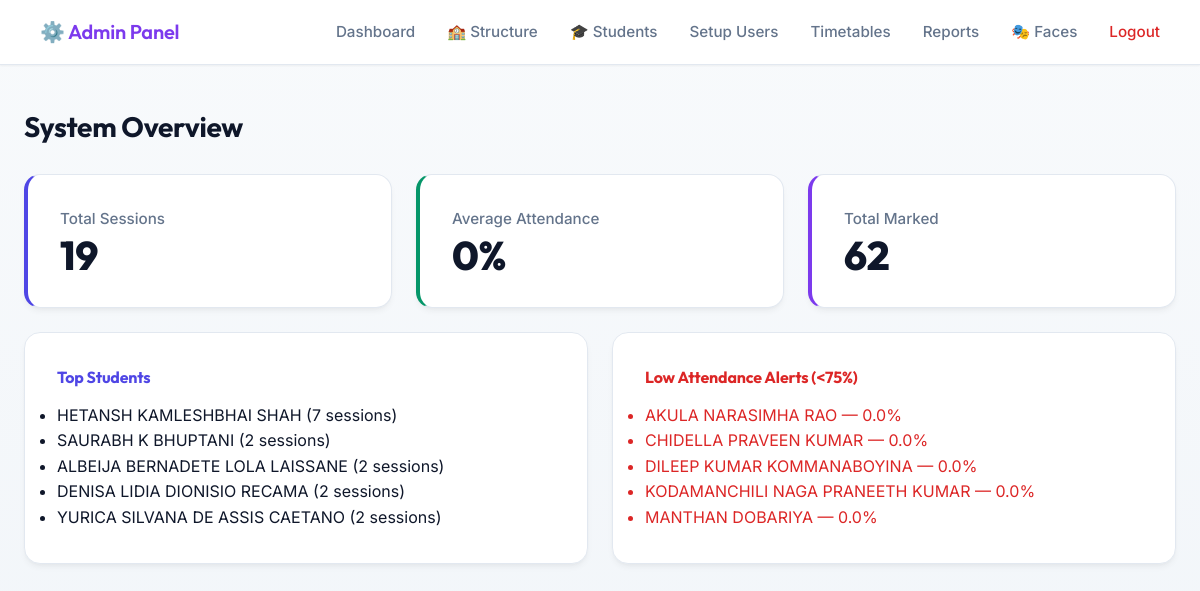
/admin (signed in), run on the app's committed database.
### tables this page shows
CREATE TABLE students (
                id INTEGER PRIMARY KEY AUTOINCREMENT,
                student_id TEXT UNIQUE NOT NULL,
                name TEXT NOT NULL,
                email TEXT UNIQUE NOT NULL,
                department TEXT NOT NULL,
                created_at TIMESTAMP DEFAULT CURRENT_TIMESTAMP,
                is_active BOOLEAN DEFAULT 1
            , class_id INTEGER, batch_id INTEGER, roll_number TEXT, phone TEXT, face_pid TEXT, gr_number TEXT, enrollment_number TEXT);

### app.py (the view)
    def wrap(*args, **kwargs):
        if not session.get("admin_logged_in"):
            return redirect(url_for("admin_login"))
        return f(*args, **kwargs)

### app.py (called while the page is built)
def admin_required(f):
    def wrap(*args, **kwargs):
        if not session.get("admin_logged_in"):
            return redirect(url_for("admin_login"))
        return f(*args, **kwargs)
    wrap.__name__ = f.__name__
    return wrap

@app.route("/admin")
@admin_required
def admin_dashboard():
    stats = analytics_service.get_system_statistics()
    return render_template("admin_dashboard.html", stats=stats)

### database.py (called while the page is built)
    def connect(self):
        self.conn   = sqlite3.connect(DB_PATH)
        self.conn.row_factory = sqlite3.Row
        self.cursor = self.conn.cursor()

    def disconnect(self):
        if self.conn:
            self.conn.close()
            self.conn   = None
            self.cursor = None

### templates/admin_dashboard.html (shortened to what this page needs)
{% extends "admin_base.html" %}
{% block content %}
<h2>System Overview</h2>
<div class="grid-cards">
    <div class="stat-card stat-blue">
        <p>Total Sessions</p>
        <h3>{{ stats.total_sessions }}</h3>
    </div>
    <div class="stat-card stat-green">
        <p>Average Attendance</p>
        <h3>{{ stats.average_attendance|round(1) }}%</h3>
    </div>
    <div class="stat-card stat-purple">
        <p>Total Marked</p>
        <h3>{{ stats.total_marked }}</h3>
    </div>
</div>
<div class="grid-cards">
    <div class="stat-card" style="text-align: left;">
        <h4 style="color: var(--accent-blue);">Top Students</h4>
        <ul>
            {% for name, count in stats.top_students %}
                <li>{{ name }} ({{ count }} sessions)</li>
            {% else %}
                <li style="color: var(--text-muted);">No data yet</li>
            {% endfor %}
        </ul>
    </div>
    <div class="stat-card" style="text-align: left;">
        <h4 style="color: var(--accent-red);">Low Attendance Alerts (<75%)</h4>
        <ul>
            {% for name, rate in stats.low_attendance_students %}
                <li style="color: var(--accent-red);">{{ name }} — {{ rate|round(1) }}%</li>
            {% else %}
                <li style="color: var(--accent-green);">All good!</li>
            {% endfor %}
        </ul>
    </div>
</div>
{% endblock %}

### templates/admin_base.html (shortened to what this page needs)
<!DOCTYPE html>
<html lang="en">
<head>
    <link rel="stylesheet" href="{{ url_for('static', filename='css/styles.css') }}">
</head>
<body>
    <nav class="navbar">
        <div class="nav-brand" style="font-size: 1.25rem; font-weight: 600; color: var(--accent-purple);">
            ⚙️ Admin Panel
        </div>
        <div class="nav-links">
            <a href="{{ url_for('admin_dashboard') }}">Dashboard</a>
            <a href="{{ url_for('admin_structure') }}">🏫 Structure</a>
            <a href="{{ url_for('admin_students') }}">🎓 Students</a>
            <a href="{{ url_for('admin_setup') }}">Setup Users</a>
            <a href="{{ url_for('admin_timetables') }}">Timetables</a>
            <a href="{{ url_for('admin_reports') }}">Reports</a>
            <a href="{{ url_for('admin_faces') }}">🎭 Faces</a>
            <a href="{{ url_for('admin_logout') }}" style="color: var(--accent-red); margin-left: 2rem;">Logout</a>
        </div>
    </nav>
    <div class="container">
        {% block content %}{% endblock %}
    </div>
</body>
</html>

### static/css/styles.css (style rules this page uses)
:root { --bg-primary: #f8fafc; --bg-color-gradient: linear-gradient(180deg, #f8fafc 0%, #f1f5f9 100%); --bg-card: #ffffff; --bg-hover: #f1f5f9; --border-color: #e2e8f0; --border-light: #cbd5e1; --text-primary: #0f172a; --text-muted: #64748b; --text-inverse: #ffffff; --accent-blue: #4f46e5; --accent-blue-hover: #4338ca; --accent-green: #059669; --accent-green-hover: #047857; --accent-red: #dc2626; --accent-red-hover: #b91c1c; --accent-purple: #7c3aed; --accent-gold: #d97706; --shadow-sm: 0 1px 2px 0 rgba(0, 0, 0, 0.05); --shadow-md: 0 4px 6px -1px rgba(0, 0, 0, 0.05), 0 2px 4px -1px rgba(0, 0, 0, 0.03); --shadow-lg: 0 10px 15px -3px rgba(0, 0, 0, 0.08), 0 4px 6px -2px rgba(0, 0, 0, 0.04); --radius-md: 10px; --radius-lg: 16px; --radius-full: 9999px; --transition-fast: 0.15s ease-in-out; --transition-smooth: 0.3s cubic-bezier(0.4, 0, 0.2, 1); }
* { box-sizing: border-box; margin: 0; padding: 0; }
body { font-family: 'Inter', system-ui, -apple-system, sans-serif; background-color: var(--bg-primary); background-image: var(--bg-color-gradient); background-attachment: fixed; color: var(--text-primary); line-height: 1.6; min-height: 100vh; display: flex; flex-direction: column; -webkit-font-smoothing: antialiased; -moz-osx-font-smoothing: grayscale; }
h1, h2, h3, h4, .nav-brand { font-family: 'Outfit', 'Inter', sans-serif; font-weight: 700; letter-spacing: -0.01em; color: var(--text-primary); margin-bottom: 0.75rem; }
h2 { font-size: 1.75rem; }
h3 { font-size: 1.25rem; }
p { margin-bottom: 1rem; color: var(--text-muted); }
.container { max-width: 1200px; margin: 0 auto; padding: 2.5rem 1.5rem; width: 100%; animation: fadeIn 0.4s ease-out; }
.navbar { background: var(--bg-card); border-bottom: 1px solid var(--border-color); padding: 1rem 2.5rem; display: flex; justify-content: space-between; align-items: center; position: sticky; top: 0; z-index: 50; box-shadow: var(--shadow-sm); }
.nav-brand { margin-bottom: 0; }
.nav-links { display: flex; align-items: center; flex-wrap: wrap; }
.nav-links a, .nav-links span { color: var(--text-muted); text-decoration: none; margin-left: 2rem; font-weight: 500; font-size: 0.95rem; transition: var(--transition-fast); }
.nav-links a[style*="color: #da3633"], .nav-links a[style*="color: var(--accent-red)"] { color: var(--accent-red) !important; }
.grid-cards { display: grid; grid-template-columns: repeat(auto-fit, minmax(280px, 1fr)); gap: 1.5rem; margin-top: 1.5rem; }
.stat-card { background: var(--bg-card); padding: 2rem; border-radius: var(--radius-lg); border: 1px solid var(--border-color); box-shadow: var(--shadow-md); transition: var(--transition-smooth); }
.stat-card p { color: var(--text-muted); font-weight: 500; margin-bottom: 0.25rem; font-size: 0.95rem; }
.stat-card h3 { font-size: 2.5rem; font-weight: 800; margin: 0; line-height: 1; }
.stat-blue { border-left: 4px solid var(--accent-blue); }
.stat-blue h3 { color: var(--text-primary); }
.stat-green { border-left: 4px solid var(--accent-green); }
.stat-green h3 { color: var(--text-primary); }
.stat-purple { border-left: 4px solid var(--accent-purple); }
.stat-purple h3 { color: var(--text-primary); }

### data on the page
students: name "HETANSH KAMLESHBHAI SHAH", count "7"
students: name "SAURABH K BHUPTANI", count "2"
students: name "ALBEIJA BERNADETE LOLA LAISSANE", count "2"
students: name "DENISA LIDIA DIONISIO RECAMA", count "2"
students: name "YURICA SILVANA DE ASSIS CAETANO", count "2"
students: name "AKULA NARASIMHA RAO", rate "0.0"
students: name "CHIDELLA PRAVEEN KUMAR", rate "0.0"
students: name "DILEEP KUMAR KOMMANABOYINA", rate "0.0"
students: name "KODAMANCHILI NAGA PRANEETH KUMAR", rate "0.0"
students: name "MANTHAN DOBARIYA", rate "0.0"

### other printed values
{{ stats.total_sessions }} "19"
{{ stats.average_attendance|round(1) }} "0"
{{ stats.total_marked }} "62"
